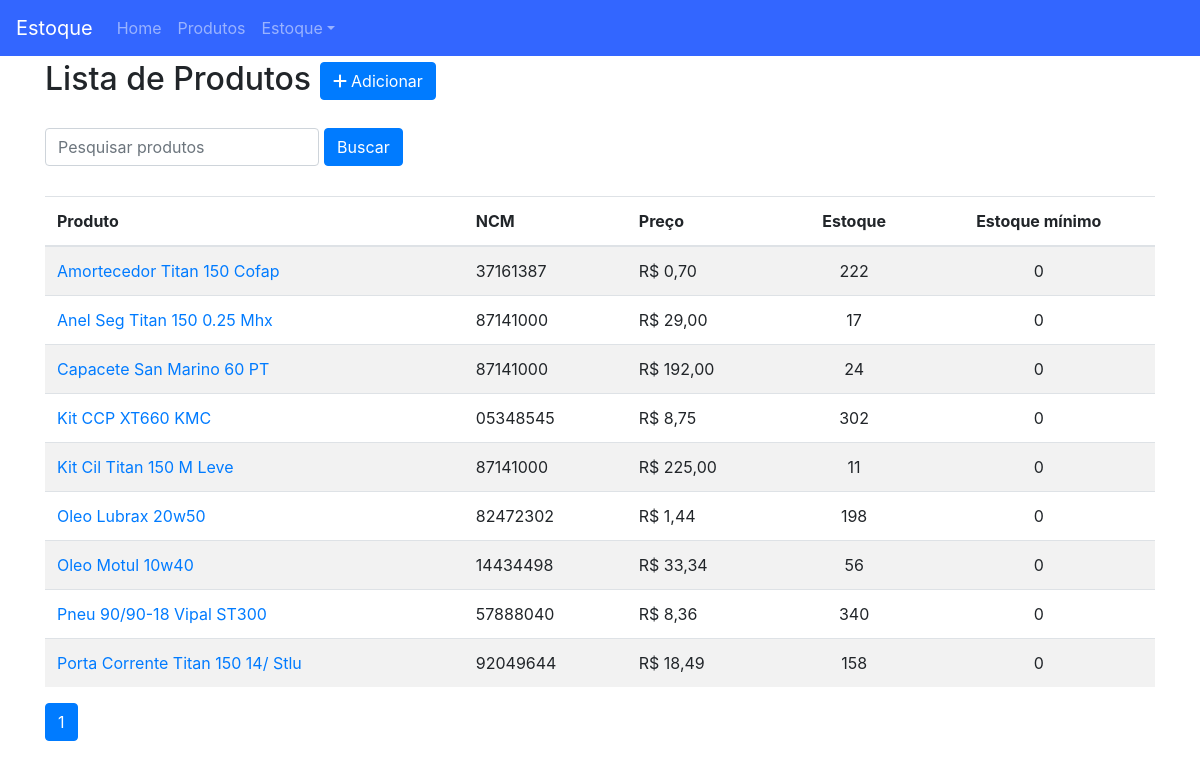
Page /produto/ on the earlier database version.
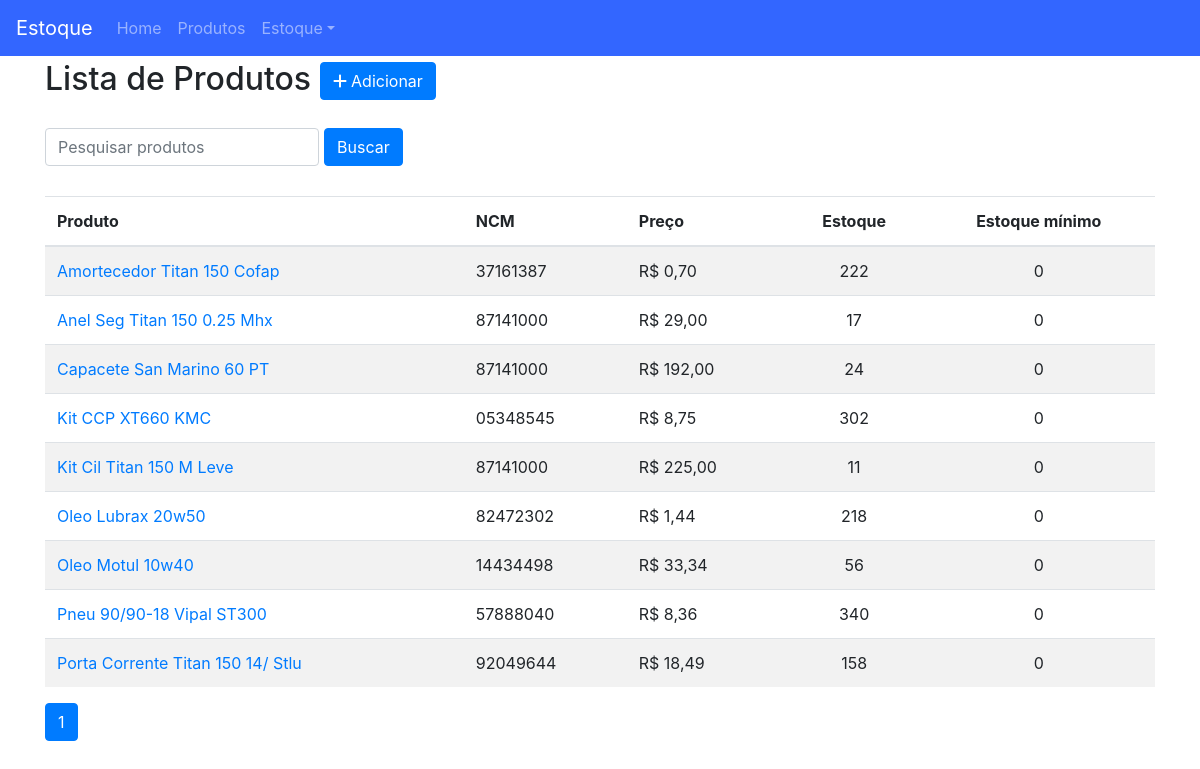
Same page on the later database version.
### produto/models.py (models this page shows, shortened)
class Produto(models.Model):
    produto = models.CharField('Produto', max_length=100, unique=True)
    ncm = models.CharField('NCM', max_length=8)
    preco = models.DecimalField('Preço', max_digits=8, decimal_places=2)
    estoque = models.IntegerField('Estoque atual')
    estoque_minimo = models.PositiveIntegerField('Estoque mínimo', default=0)
    class Meta:
        ordering = ('produto',)
    def get_absolute_url(self):
        return reverse_lazy('produto:product_detail', kwargs={'pk': self.pk})

### produto/views.py (the view)
# urls.py: path('', v.ProductList.as_view(), name='product_list'),
class ProductList(ListView):
    model = Produto
    template_name = 'product_list.html'
    paginate_by = 10
    def get_queryset(self, *args, **kwargs):
        search = self.request.GET.get('search')
        if search:
            objects_list = Produto.objects.filter(produto__icontains=search)
            return objects_list
        objects_list = Produto.objects.all()
        return objects_list

### produto/templates/product_list.html
{% extends 'base.html' %}
{% block content %}
<div class="page-header">
    <h2>Lista de Produtos
        <span class="pull-right">
            <a href="{% url 'produto:product_add' %}">
                <button type="button" class="btn btn-primary">
                    <span class="fa fa-plus"></span> Adicionar
                </button>
            </a>
        </span>
    </h2>
<div class="row">
    <div class="col-sm-6" style="margin-top:20px;">
        <form action="." method="GET" class="form-inline">
            <input type="text" id="search" name="search" class="form-control" placeholder="Pesquisar produtos">
            <input type="submit" class="btn btn-primary" style="margin-left:5px;" value="Buscar">
        </form>
    </div>
</div>
    {% if object_list %}
    <table class="table table-striped" style="margin-top:30px;">
        <thead>
            <tr>
                <th>Produto</th>
                <th>NCM</th>
                <th>Preço</th>
                <th class="text-center">Estoque</th>
                <th class="text-center">Estoque mínimo</th>
            </tr>
        </thead>
        <tbody>
            {% for object in object_list %}
                <tr>
                    <td>
                        <a href="{{ object.get_absolute_url }}">{{ object.produto }}</a>
                    </td>
                    <td>{{ object.ncm }}</td>
                    <td>R$ <span class="pull-right">{{ object.preco }}</span></td>
                    <td class="text-center">{{ object.estoque }}</td>
                    <td class="text-center">{{ object.estoque_minimo }}</td>
                </tr>
            {% endfor %}
        </tbody>
    </table>
    {% else %}
        <p class="alert alert-warning">Lista vazia.</p>
    {% endif %}
</div>
{% include 'includes/pagination.html' %}
{% endblock content %}

Differences in the rows shown:
changed Produto "Oleo Lubrax 20w50": estoque "198" → "218"
